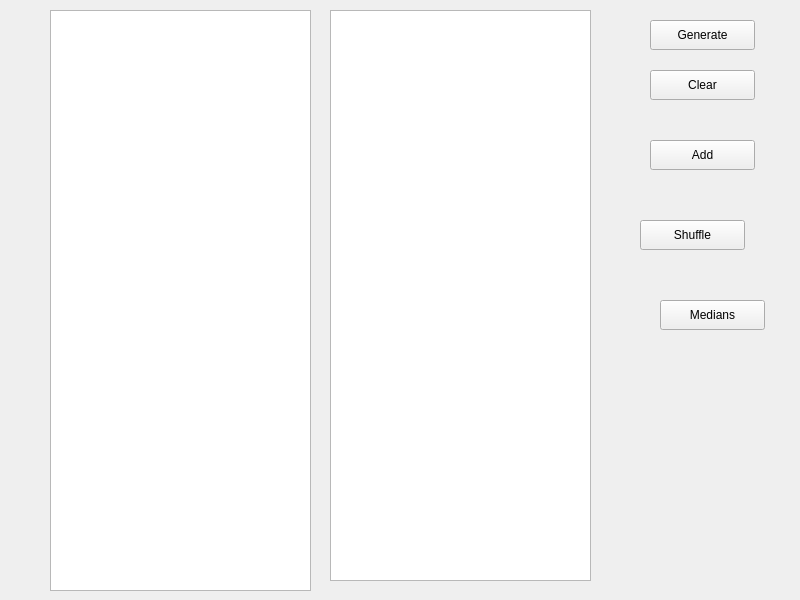
<?xml version="1.0" encoding="UTF-8"?>
<ui version="4.0">
 <class>Widget</class>
 <widget class="QWidget" name="Widget">
  <property name="geometry">
   <rect>
    <x>0</x>
    <y>0</y>
    <width>800</width>
    <height>600</height>
   </rect>
  </property>
  <property name="windowTitle">
   <string>Widget</string>
  </property>
  <widget class="QListWidget" name="listWidget">
   <property name="geometry">
    <rect>
     <x>50</x>
     <y>10</y>
     <width>261</width>
     <height>581</height>
    </rect>
   </property>
  </widget>
  <widget class="QPushButton" name="clearPushButton">
   <property name="geometry">
    <rect>
     <x>650</x>
     <y>70</y>
     <width>105</width>
     <height>30</height>
    </rect>
   </property>
   <property name="text">
    <string>Clear</string>
   </property>
  </widget>
  <widget class="QPushButton" name="addPushButton">
   <property name="geometry">
    <rect>
     <x>650</x>
     <y>20</y>
     <width>105</width>
     <height>30</height>
    </rect>
   </property>
   <property name="text">
    <string>Generate</string>
   </property>
  </widget>
  <widget class="QPushButton" name="shufflePushButton">
   <property name="geometry">
    <rect>
     <x>640</x>
     <y>220</y>
     <width>105</width>
     <height>30</height>
    </rect>
   </property>
   <property name="text">
    <string>Shuffle</string>
   </property>
  </widget>
  <widget class="QPushButton" name="newPushButton">
   <property name="geometry">
    <rect>
     <x>650</x>
     <y>140</y>
     <width>105</width>
     <height>30</height>
    </rect>
   </property>
   <property name="text">
    <string>Add</string>
   </property>
  </widget>
  <widget class="QPushButton" name="mediansPushButton">
   <property name="geometry">
    <rect>
     <x>660</x>
     <y>300</y>
     <width>105</width>
     <height>30</height>
    </rect>
   </property>
   <property name="text">
    <string>Medians</string>
   </property>
  </widget>
  <widget class="QListWidget" name="listWidgetMedians">
   <property name="geometry">
    <rect>
     <x>330</x>
     <y>10</y>
     <width>261</width>
     <height>571</height>
    </rect>
   </property>
  </widget>
 </widget>
 <resources/>
 <connections/>
</ui>
